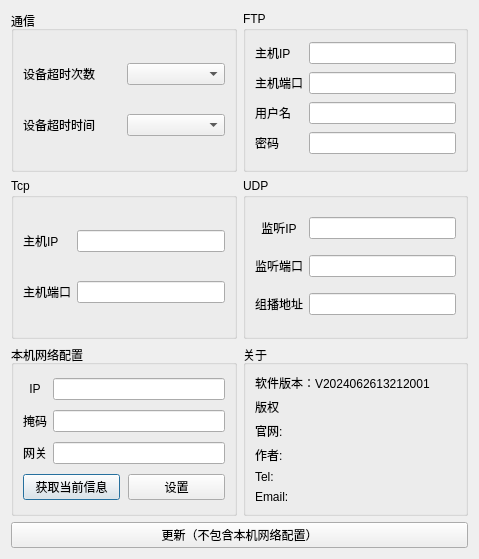
<?xml version="1.0" encoding="UTF-8"?>
<ui version="4.0">
 <class>frmSystemConfig</class>
 <widget class="QDialog" name="frmSystemConfig">
  <property name="geometry">
   <rect>
    <x>0</x>
    <y>0</y>
    <width>479</width>
    <height>559</height>
   </rect>
  </property>
  <property name="sizePolicy">
   <sizepolicy hsizetype="Preferred" vsizetype="Preferred">
    <horstretch>0</horstretch>
    <verstretch>0</verstretch>
   </sizepolicy>
  </property>
  <property name="windowTitle">
   <string>Dialog</string>
  </property>
  <property name="styleSheet">
   <string notr="true"/>
  </property>
  <layout class="QGridLayout" name="gridLayout_6">
   <item row="0" column="0">
    <widget class="QGroupBox" name="gboxcomconfig">
     <property name="sizePolicy">
      <sizepolicy hsizetype="Preferred" vsizetype="Preferred">
       <horstretch>0</horstretch>
       <verstretch>0</verstretch>
      </sizepolicy>
     </property>
     <property name="title">
      <string>通信</string>
     </property>
     <layout class="QGridLayout" name="gridLayout">
      <item row="1" column="0">
       <widget class="QLabel" name="labtimeoutTime">
        <property name="text">
         <string>设备超时时间</string>
        </property>
       </widget>
      </item>
      <item row="0" column="1">
       <widget class="QComboBox" name="cboxtimeoutCount"/>
      </item>
      <item row="0" column="0">
       <widget class="QLabel" name="labtimeoutCount">
        <property name="text">
         <string>设备超时次数</string>
        </property>
       </widget>
      </item>
      <item row="1" column="1">
       <widget class="QComboBox" name="cboxtimeoutTime"/>
      </item>
     </layout>
    </widget>
   </item>
   <item row="3" column="0">
    <widget class="QGroupBox" name="gboxNetConfig">
     <property name="sizePolicy">
      <sizepolicy hsizetype="Preferred" vsizetype="Preferred">
       <horstretch>0</horstretch>
       <verstretch>0</verstretch>
      </sizepolicy>
     </property>
     <property name="title">
      <string>本机网络配置</string>
     </property>
     <layout class="QGridLayout" name="gridLayout_3">
      <property name="leftMargin">
       <number>9</number>
      </property>
      <property name="topMargin">
       <number>9</number>
      </property>
      <property name="rightMargin">
       <number>9</number>
      </property>
      <property name="bottomMargin">
       <number>9</number>
      </property>
      <property name="horizontalSpacing">
       <number>6</number>
      </property>
      <item row="1" column="1">
       <widget class="QLineEdit" name="txtMask">
        <property name="alignment">
         <set>Qt::AlignCenter</set>
        </property>
       </widget>
      </item>
      <item row="2" column="1">
       <widget class="QLineEdit" name="txtGateway">
        <property name="alignment">
         <set>Qt::AlignCenter</set>
        </property>
       </widget>
      </item>
      <item row="0" column="0">
       <widget class="QLabel" name="labIP">
        <property name="text">
         <string>IP</string>
        </property>
        <property name="alignment">
         <set>Qt::AlignCenter</set>
        </property>
       </widget>
      </item>
      <item row="0" column="1">
       <widget class="QLineEdit" name="txtIP">
        <property name="alignment">
         <set>Qt::AlignCenter</set>
        </property>
       </widget>
      </item>
      <item row="1" column="0">
       <widget class="QLabel" name="labMask">
        <property name="text">
         <string>掩码</string>
        </property>
        <property name="alignment">
         <set>Qt::AlignCenter</set>
        </property>
       </widget>
      </item>
      <item row="2" column="0">
       <widget class="QLabel" name="labGateway">
        <property name="text">
         <string>网关</string>
        </property>
        <property name="alignment">
         <set>Qt::AlignCenter</set>
        </property>
       </widget>
      </item>
      <item row="3" column="0" colspan="2">
       <widget class="QWidget" name="widgetbtn" native="true">
        <property name="sizePolicy">
         <sizepolicy hsizetype="Preferred" vsizetype="Fixed">
          <horstretch>0</horstretch>
          <verstretch>0</verstretch>
         </sizepolicy>
        </property>
        <layout class="QHBoxLayout" name="horizontalLayout">
         <property name="spacing">
          <number>8</number>
         </property>
         <property name="leftMargin">
          <number>0</number>
         </property>
         <property name="topMargin">
          <number>0</number>
         </property>
         <property name="rightMargin">
          <number>0</number>
         </property>
         <property name="bottomMargin">
          <number>0</number>
         </property>
         <item>
          <widget class="QPushButton" name="btnGetNetConfig">
           <property name="text">
            <string>获取当前信息</string>
           </property>
          </widget>
         </item>
         <item>
          <widget class="QPushButton" name="btnSetNetConfig">
           <property name="text">
            <string>设置</string>
           </property>
          </widget>
         </item>
        </layout>
       </widget>
      </item>
     </layout>
    </widget>
   </item>
   <item row="2" column="0">
    <widget class="QGroupBox" name="groupBox_3">
     <property name="title">
      <string>Tcp</string>
     </property>
     <layout class="QGridLayout" name="gridLayout_5">
      <item row="0" column="0">
       <widget class="QLabel" name="labTcpip">
        <property name="text">
         <string>主机IP</string>
        </property>
       </widget>
      </item>
      <item row="0" column="1">
       <widget class="QLineEdit" name="txtTcpip">
        <property name="alignment">
         <set>Qt::AlignCenter</set>
        </property>
       </widget>
      </item>
      <item row="1" column="0">
       <widget class="QLabel" name="labTcpPort">
        <property name="text">
         <string>主机端口</string>
        </property>
       </widget>
      </item>
      <item row="1" column="1">
       <widget class="QLineEdit" name="txtTcpPort">
        <property name="alignment">
         <set>Qt::AlignCenter</set>
        </property>
       </widget>
      </item>
     </layout>
    </widget>
   </item>
   <item row="0" column="1">
    <widget class="QGroupBox" name="groupBox">
     <property name="title">
      <string>FTP</string>
     </property>
     <layout class="QGridLayout" name="gridLayout_2">
      <item row="0" column="0">
       <widget class="QLabel" name="label">
        <property name="text">
         <string>主机IP</string>
        </property>
       </widget>
      </item>
      <item row="0" column="1">
       <widget class="QLineEdit" name="txt_ftpip">
        <property name="alignment">
         <set>Qt::AlignCenter</set>
        </property>
       </widget>
      </item>
      <item row="1" column="0">
       <widget class="QLabel" name="label_2">
        <property name="text">
         <string>主机端口</string>
        </property>
       </widget>
      </item>
      <item row="1" column="1">
       <widget class="QLineEdit" name="txt_ftpport">
        <property name="alignment">
         <set>Qt::AlignCenter</set>
        </property>
       </widget>
      </item>
      <item row="2" column="0">
       <widget class="QLabel" name="label_3">
        <property name="text">
         <string>用户名</string>
        </property>
       </widget>
      </item>
      <item row="2" column="1">
       <widget class="QLineEdit" name="txt_ftpuser">
        <property name="alignment">
         <set>Qt::AlignCenter</set>
        </property>
       </widget>
      </item>
      <item row="3" column="0">
       <widget class="QLabel" name="label_4">
        <property name="text">
         <string>密码</string>
        </property>
       </widget>
      </item>
      <item row="3" column="1">
       <widget class="QLineEdit" name="txt_ftppassword">
        <property name="alignment">
         <set>Qt::AlignCenter</set>
        </property>
       </widget>
      </item>
     </layout>
    </widget>
   </item>
   <item row="3" column="1">
    <widget class="QGroupBox" name="gboxAbout">
     <property name="sizePolicy">
      <sizepolicy hsizetype="Preferred" vsizetype="Preferred">
       <horstretch>0</horstretch>
       <verstretch>0</verstretch>
      </sizepolicy>
     </property>
     <property name="title">
      <string>关于</string>
     </property>
     <layout class="QVBoxLayout" name="verticalLayout">
      <item>
       <widget class="QLabel" name="labAppVersion">
        <property name="text">
         <string>软件版本：V2024062613212001</string>
        </property>
        <property name="alignment">
         <set>Qt::AlignLeading|Qt::AlignLeft|Qt::AlignVCenter</set>
        </property>
       </widget>
      </item>
      <item>
       <widget class="QLabel" name="lab_copyright">
        <property name="text">
         <string>版权</string>
        </property>
       </widget>
      </item>
      <item>
       <widget class="QLabel" name="labWebsite">
        <property name="text">
         <string>官网:</string>
        </property>
       </widget>
      </item>
      <item>
       <widget class="QLabel" name="labAuthor">
        <property name="text">
         <string>作者:</string>
        </property>
        <property name="alignment">
         <set>Qt::AlignLeading|Qt::AlignLeft|Qt::AlignVCenter</set>
        </property>
       </widget>
      </item>
      <item>
       <widget class="QLabel" name="labTel">
        <property name="text">
         <string>Tel:</string>
        </property>
       </widget>
      </item>
      <item>
       <widget class="QLabel" name="lab_email">
        <property name="text">
         <string>Email:</string>
        </property>
       </widget>
      </item>
     </layout>
    </widget>
   </item>
   <item row="2" column="1">
    <widget class="QGroupBox" name="groupBox_2">
     <property name="title">
      <string>UDP</string>
     </property>
     <layout class="QGridLayout" name="gridLayout_4">
      <item row="0" column="0">
       <widget class="QLabel" name="label_5">
        <property name="text">
         <string>监听IP</string>
        </property>
        <property name="alignment">
         <set>Qt::AlignCenter</set>
        </property>
       </widget>
      </item>
      <item row="0" column="1">
       <widget class="QLineEdit" name="txt_udplistenip">
        <property name="alignment">
         <set>Qt::AlignCenter</set>
        </property>
       </widget>
      </item>
      <item row="1" column="0">
       <widget class="QLabel" name="labUdpPort">
        <property name="text">
         <string>监听端口</string>
        </property>
       </widget>
      </item>
      <item row="1" column="1">
       <widget class="QLineEdit" name="txtUdpPort">
        <property name="alignment">
         <set>Qt::AlignCenter</set>
        </property>
       </widget>
      </item>
      <item row="2" column="0">
       <widget class="QLabel" name="labUdpAddr">
        <property name="text">
         <string>组播地址</string>
        </property>
       </widget>
      </item>
      <item row="2" column="1">
       <widget class="QLineEdit" name="txtUdpAddr">
        <property name="alignment">
         <set>Qt::AlignCenter</set>
        </property>
       </widget>
      </item>
     </layout>
    </widget>
   </item>
   <item row="4" column="0" colspan="2">
    <widget class="QPushButton" name="btnUpdate">
     <property name="text">
      <string>更新（不包含本机网络配置）</string>
     </property>
    </widget>
   </item>
  </layout>
 </widget>
 <resources/>
 <connections/>
</ui>
